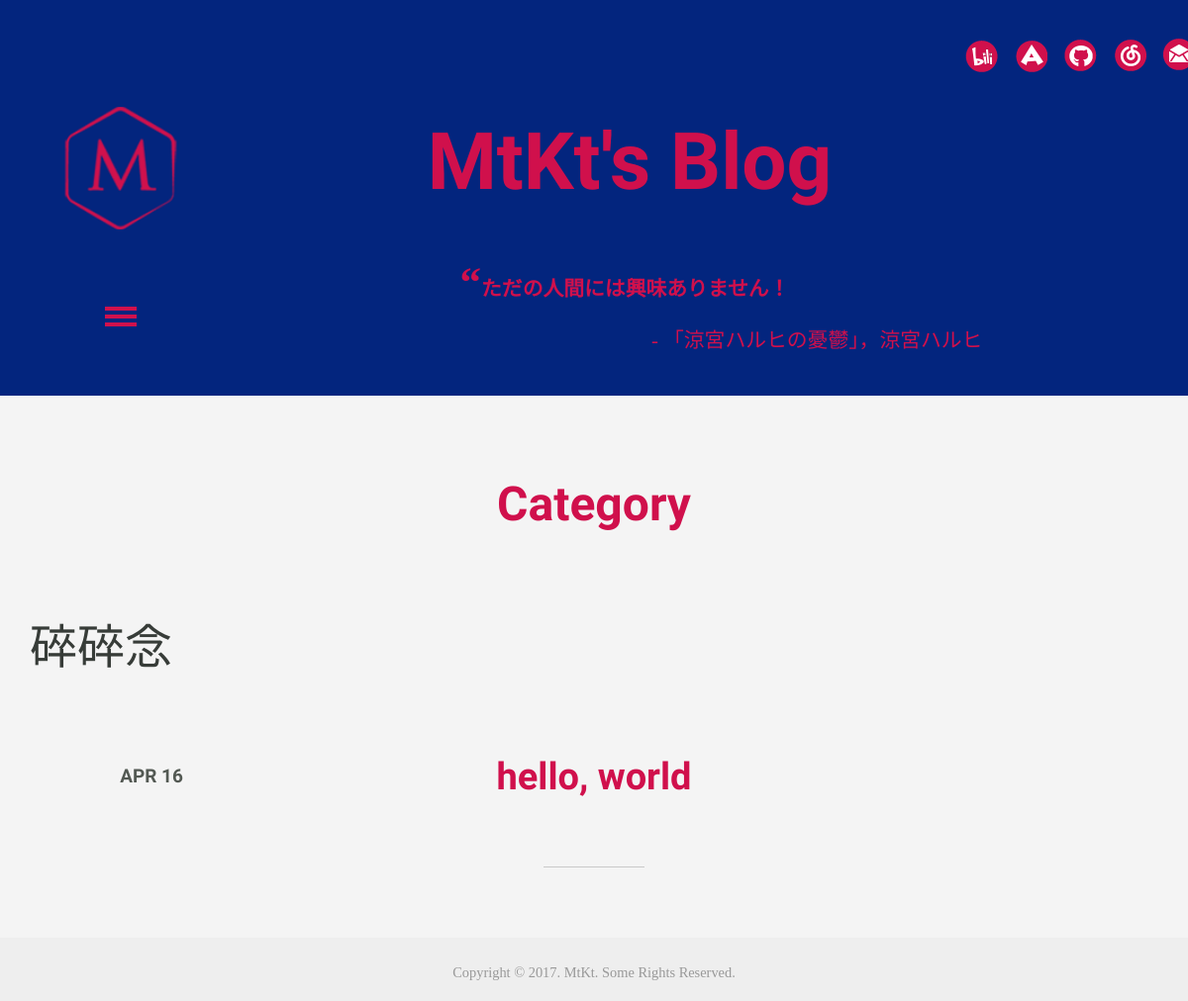
The page /category/ on the database its author committed.
### article/models.py (models this page shows, shortened)
class Cyuuni(models.Model):
    STATUS = {
        0:u'发布',
        1:u'草稿',
    }
    body = models.TextField('咒文', blank=True)
    by = models.CharField('吟唱者',max_length=300)
    defi = models.TextField('释义',blank=True)
    status = models.IntegerField('施法状态', default=0, choices=STATUS.items())

class Category(models.Model):
    name = models.CharField('类别', max_length=20, default='Default Value')
    created_time = models.DateTimeField('创建时间', auto_now_add=True)
    last_modified_time = models.DateTimeField('修改时间', auto_now=True)
    def __str__(self):
        return self.name

class Article(models.Model):
    ARTICLE_STATUS = {
        0:u'发布',
        1:u'草稿',
    }
    COMMENT_STATUS = {
        0:u'开启',
        1:u'禁用',
    }
    def get_upload_md_name(self, filename):
        if self.pub_date:
            year = self.pub_date.year   # always store in pub_year folder
        else:
            year = datetime.now().year
        upload_to = upload_dir % (year, self.title + '.md')
        return upload_to
    def get_html_name(self, filename):
        if self.pub_date:
            year = self.pub_date.year
        else:
            year = datetime.now().year
        upload_to = upload_dir % (year, filename)
        return upload_to
    author = models.ForeignKey(settings.AUTH_USER_MODEL, verbose_name=u'作者')
    title = models.CharField('标题', max_length=200)
    body = models.TextField('正文', blank=True)
    md_file = models.FileField('上传MD文件', upload_to=get_upload_md_name, blank=True)
    html_file = models.FileField(upload_to=get_html_name, blank=True)
    pub_date = models.DateTimeField('发布时间', auto_now_add=True)
    last_edit_date = models.DateTimeField('最后修改', auto_now=True)
    slug = models.SlugField(max_length=200, blank=True)
    category = models.ForeignKey(Category,verbose_name=u'类别')
    article_status = models.IntegerField('文章状态', default=0, choices=ARTICLE_STATUS.items())
    class Meta:
        ordering = ['-last_edit_date']
    def get_absolute_url(self):
        return reverse('article:article',
                       kwargs={'slug': self.slug, 'article_id': self.id})

### article/views.py (the view)
# urls.py: url(r'^category/$', views.CategoryView.as_view(),name = 'category'),
class CategoryView(BaseMixIn,TemplateView):
    template_name = 'article/category.html'
    def get_context_data(self,**kwargs):
        article_list = Article.objects.filter(article_status=0).order_by("-pub_date")
        category_f = defaultdict(list)
        for article in article_list:
            category = article.category
            category_f[category].append(article)
        category_f=sorted(category_f.items(),reverse=True)
        context = super(CategoryView,self).get_context_data(**kwargs)
        context['category_f'] = category_f
        return context

### article/views.py (called while the page is built)
    def get_context_data(self,**kwargs):
        context = super(BaseMixIn,self).get_context_data(**kwargs)
        context['cyuuni_byou'] = Cyuuni.objects.filter(status=0).order_by('?').first()
        return context

### article/templates/article/category.html (shortened to what this page needs)
{% extends 'article/base.html'%}
{% block cyuuni %}
<p>{{cyuuni_byou.body}}<br/></p><div id=cyuuni_banner><h5> - {{cyuuni_byou.by}}</h5></div>
{% endblock %}
{% block content %}
<div id="about" class="about">
  <div class="container">
    <div class="about-top">
     <h3>Category</h3>
    </div>
  </div>
</div>
<div id="timeline">
<div class="container">
    <article role="article">
      {% for category,articles in category_f %}
      <div id='year'>
      {{category}}
      </div id='year'>
            {% for article in articles %}
            <article>
            <h1>
            <div id='time'>
              <time datetime="{{ article.pub_date }}">
              <span class="month">{{ article.pub_date|date:"M"|upper }}</span>
              <span class="day">{{ article.pub_date.day }}</span>
              </time>
              <a href="{{ article.get_absolute_url }}">{{ article.title }}</a>
            </h1>
            </article>
          {% endfor %}
          <i class="strp"></i>
        {% endfor %}
    </article>
    </div>
</div>
{% endblock %}

### article/static/article/css/style.css (style rules this page uses)
h4, h5, h6, h1, h2, h3 { margin: 0; }
p { margin: 0; }
html, body { font-size: 100%; background: #F4F4F4; overflow-x:hidden; }
body a { transition:0.5s all; -webkit-transition:0.5s all; -moz-transition:0.5s all; -o-transition:0.5s all; -ms-transition:0.5s all; text-decoration:none; }
.banner-info p:before { content:"\201C"; font-size:43px; margin-left:-10px; font-family:georgia,serif; color:#D0104C; }
.banner-info p { font-size:1.3em; line-height:1.7em; width:90%; margin:0.8em auto; color:#D0104C; font-family:Helvitica,'ヒラギノ角ゴ Pro','冬青黑简体中文'; font-weight:bold; }
#cyuuni_banner h5 { font-size:1.3em; line-height:1.7em; width:90%; margin:0.8em auto; color:#D0104C; font-family:Helvitica,'ヒラギノ角ゴ Pro','冬青黑简体中文'; text-align:right; font-weight:normal; }
.about { padding:4em 0; }
.about-top { text-align:center; }
.about-top h3 { color:#d0104c; font-size:3em; font-family: 'Fugaz One', cursive; }
i.strp { display:block; background:#C9C9C9; margin:1em auto 3em auto; width:9%; height:1px; }
#timeline time { color:#535953; font-size:0.5em; font-family: 'Fugaz One', cursive; position: absolute; top: 25%; left: 8%; }
#year { font-size: 3em; color:#373C38; font-family: 'Fugaz One', cursive; }

### article/static/article/css/lightbox.css (style rules this page uses)
body:after { content: url(../images/close.png)url(../images/prev.png) url(../images/next.png); display: none; }

### article/static/article/css/md5.css (style rules this page uses)
a { color: #D0104C; }
h1 { font-family: 'Fugaz One','方正粗倩简体','华文中宋','宋体','冬青黑简体中文','黑体',Heiti; text-align:center; padding: 0; font-weight: bold; -webkit-font-smoothing: antialiased; cursor: text; position: relative; margin: 30px 0 30px; }
h2, h3, h4, h5, h6 { margin: 20px 0 20px; padding: 0; font-weight: bold; -webkit-font-smoothing: antialiased; cursor: text; position: relative; }
h1 { font-size: 38px; color: black; }
h3 { font-size: 28px; font-family: Palatino,Georgia,Cambria,'宋体-简','华文中宋','宋体',Serif; }
h5 { font-size: 26px; font-family: Palatino,Georgia,Cambria,'宋体-简','华文中宋','宋体',Serif; }
p, blockquote, ul, ol, dl, li { font-size: 25px; margin: 3px 0; font-family: Palatino,Georgia,Cambria,'宋体-简','华文中宋','宋体',Serif; }

### rows shown on the page
Cyuuni: body "ただの人間には興味ありません！", by "「涼宮ハルヒの憂鬱」，涼宮ハルヒ"
Category: name "碎碎念"
Article: pub_date "APR", pub_date.day "16", title "hello, world"
